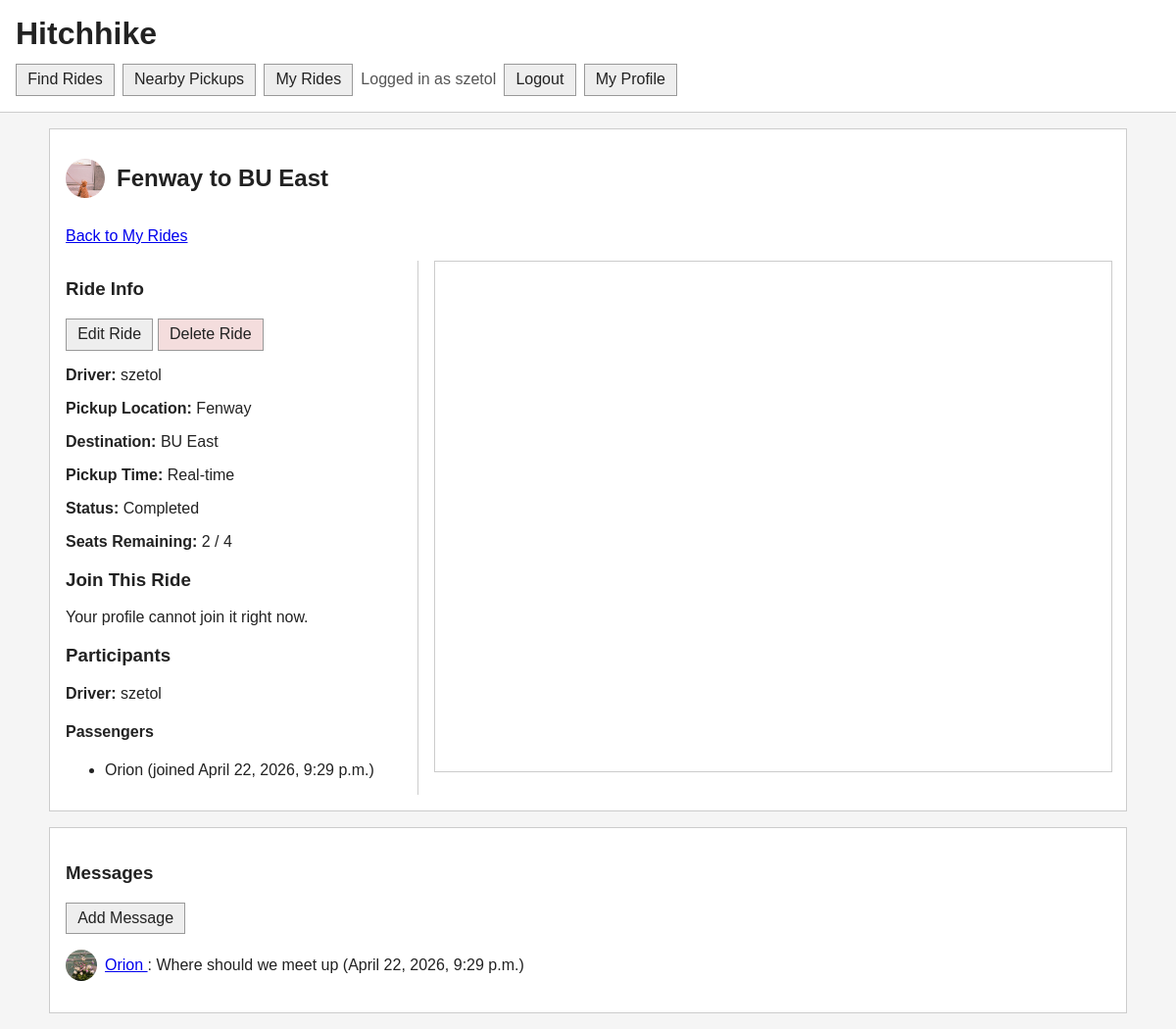
/campus_pickup/rides/23/ (signed in), run on the app's committed database.
### campus_pickup/models.py (models this page shows, shortened)
class Profile(models.Model):
    user = models.ForeignKey(User, on_delete=models.CASCADE)
    display_name = models.TextField(blank=False)
    bio_text = models.TextField(blank=True)
    profile_image_url = models.ImageField(
        "profile image",
        upload_to="campus_pickup/profile_images/",
        blank=True,
    )
    join_date = models.DateTimeField(auto_now_add=True)

class Ride(models.Model):
    REQUEST_TYPES = [
        ("reservation", "Reservation"),
        ("realtime", "Real-Time"),
    ]
    STATUS_CHOICES = [
        ("open", "Open"),
        ("accepted", "Accepted"),
        ("full", "Full"),
        ("completed", "Completed"),
        ("cancelled", "Cancelled"),
    ]
    creator = models.ForeignKey(
        Profile,
        on_delete=models.CASCADE,
        related_name="created_rides"
    )
    driver = models.ForeignKey(
        Profile,
        on_delete=models.SET_NULL,
        null=True,
        blank=True,
        related_name="driving_rides"
    )
    pickup_location = models.TextField(blank=False)
    destination = models.TextField(blank=False)
    pickup_latitude = models.FloatField(null=True, blank=True)
    pickup_longitude = models.FloatField(null=True, blank=True)
    destination_latitude = models.FloatField(null=True, blank=True)
    destination_longitude = models.FloatField(null=True, blank=True)
    pickup_time = models.DateTimeField(null=True, blank=True)
    request_type = models.CharField(max_length=20, choices=REQUEST_TYPES)
    status = models.CharField(
        max_length=20,
        choices=STATUS_CHOICES,
        default="open"
    )
    seat_capacity = models.IntegerField(default=4)
    created_at = models.DateTimeField(auto_now_add=True)
    def seats_taken(self):
        passenger_ids = set(
            RideParticipant.objects.filter(ride=self).values_list("passenger_id", flat=True)
        )
        occupied = len(passenger_ids)
        if self.driver and self.driver_id not in passenger_ids:
            occupied += 1
        return occupied
    def seats_remaining(self):
        return max(self.seat_capacity - self.seats_taken(), 0)

class RideParticipant(models.Model):
    ride = models.ForeignKey(Ride, on_delete=models.CASCADE)
    passenger = models.ForeignKey(Profile, on_delete=models.CASCADE)
    joined_at = models.DateTimeField(auto_now_add=True)

class RideMessage(models.Model):
    ride = models.ForeignKey(Ride, on_delete=models.CASCADE)
    sender = models.ForeignKey(Profile, on_delete=models.CASCADE)
    text = models.TextField(blank=False)
    timestamp = models.DateTimeField(auto_now_add=True)

### campus_pickup/views.py (the view)
# urls.py: path("rides/<int:pk>/", views.RideDetailView.as_view(), name="ride_detail"),
class RideDetailView(ProfileRequiredMixin, DetailView):
    model = Ride
    template_name = "campus_pickup/ride_detail.html"
    context_object_name = "ride"
    def get_context_data(self, **kwargs):
        context = super().get_context_data(**kwargs)
        context["participants"] = RideParticipant.objects.filter(ride=self.object).select_related(
            "passenger"
        )
        context["messages"] = RideMessage.objects.filter(ride=self.object).select_related(
            "sender"
        ).order_by("-timestamp")
        context["google_maps_api_key"] = settings.GOOGLE_MAPS_API_KEY
        my_profile = None
        already_joined = False
        if self.request.user.is_authenticated:
            my_profile = Profile.objects.filter(user=self.request.user).first()
            already_joined = RideParticipant.objects.filter(
                ride=self.object,
                passenger=my_profile,
            ).exists() if my_profile else False
        context["my_profile"] = my_profile
        context["already_joined"] = already_joined
        context["can_join_as_driver"] = (
            my_profile is not None
            and not already_joined
            and self.object.creator != my_profile
            and self.object.driver is None
        )
        context["can_join_as_passenger"] = (
            my_profile is not None
            and not already_joined
            and self.object.creator != my_profile
            and self.object.driver != my_profile
            and self.object.seats_remaining() > 0
            and (self.object.driver is not None or self.object.seats_remaining() > 1)
        )
        context["can_join"] = (
            context["can_join_as_driver"] or context["can_join_as_passenger"]
        )
        context["can_quit"] = (
            my_profile is not None
            and self.object.creator != my_profile
            and (already_joined or self.object.driver == my_profile)
            and self.object.status != "completed"
        )
        context["can_complete"] = (
            my_profile is not None
            and self.object.driver == my_profile
            and self.object.status != "completed"
        )
        context["can_view_messages"] = (
            already_joined
            or self.object.creator == my_profile
            or self.object.driver == my_profile
        )
        return context

### campus_pickup/views.py (called while the page is built)
    def dispatch(self, request, *args, **kwargs):
        if request.user.is_authenticated and not Profile.objects.filter(user=request.user).exists():
            return redirect("campus_pickup:profile_create")
        return super().dispatch(request, *args, **kwargs)

### campus_pickup/templates/campus_pickup/ride_detail.html (shortened to what this page needs)
{% extends "campus_pickup/base.html" %}
{% block content %}
<section class="panel">
    <div class="page-title">
        {% if my_profile.profile_image_url %}
        <img
            class="profile-avatar title-avatar"
            src="{{ my_profile.profile_image_url.url }}"
            alt="{{ my_profile.display_name }}"
        >
        {% endif %}
        <h2>{{ ride.pickup_location }} to {{ ride.destination }}</h2>
    </div>
    <p><a href="{% url 'campus_pickup:my_rides' %}">Back to My Rides</a></p>
    <div class="ride-detail-layout">
        <div class="ride-detail-left">
            <h3>Ride Info</h3>
            {% if ride.creator == my_profile %}
            <p>
                <a class="button-link" href="{% url 'campus_pickup:ride_update' ride.pk %}">Edit Ride</a>
                <a class="button-link danger-link" href="{% url 'campus_pickup:ride_delete' ride.pk %}">Delete Ride</a>
            </p>
            {% endif %}
            <p>
                <strong>Driver:</strong>
                {% if ride.driver %}
                {{ ride.driver.display_name }}
                {% else %}
                <span class="need-driver">Needs driver</span>
                {% endif %}
            </p>
            <p><strong>Pickup Location:</strong> {{ ride.pickup_location }}</p>
            <p><strong>Destination:</strong> {{ ride.destination }}</p>
            <p><strong>Pickup Time:</strong> {% if ride.pickup_time %}{{ ride.pickup_time }}{% else %}Real-time{% endif %}</p>
            <p><strong>Status:</strong> {{ ride.get_status_display }}</p>
            <p><strong>Seats Remaining:</strong> {{ ride.seats_remaining }} / {{ ride.seat_capacity }}</p>
            <h3>Join This Ride</h3>
            {% if can_join %}
            <form method="post" action="{% url 'campus_pickup:join_ride' ride.pk %}" class="filters">
                {% csrf_token %}
                {% if can_join_as_driver %}
                <label for="driver_seat_capacity">Total seats:</label>
                <input
                    id="driver_seat_capacity"
                    name="seat_capacity"
                    type="number"
                    min="{{ ride.seats_taken }}"
                    value="{{ ride.seat_capacity }}"
                >
                <button type="submit" name="join_role" value="driver">
                    Join as Driver
                </button>
                {% endif %}
                {% if can_join_as_passenger %}
                <button type="submit" name="join_role" value="passenger">
                    Join as Passenger
                </button>
                {% endif %}
            </form>
            {% elif already_joined %}
            <p>You have already joined this ride.</p>
            {% elif not user.is_authenticated %}
            <p><a href="{% url 'campus_pickup:login' %}?next={{ request.path }}">Log in</a> to join this ride.</p>
            {% elif not my_profile %}
            <p><a href="{% url 'campus_pickup:profile_create' %}">Create a profile</a> before joining rides.</p>
            {% elif ride.seats_remaining > 0 %}
            <p>Your profile cannot join it right now.</p>
            {% else %}
            <p>This ride is full. No more passengers can join.</p>
            {% endif %}
            <h3>Participants</h3>
            <p>
                <strong>Driver:</strong>
                {% if ride.driver %}
                {{ ride.driver.display_name }}
                {% else %}
                <span class="need-driver">Needs driver</span>
                {% endif %}
            </p>
            <h4>Passengers</h4>
            {% if participants %}
            <ul>
                {% for p in participants %}
                {% if p.passenger != ride.driver %}
                <li>
                    {{ p.passenger.display_name }}
                    (joined {{ p.joined_at }})
                </li>
                {% endif %}
                {% endfor %}
            </ul>
            {% else %}
            <p>No passengers have joined yet.</p>
            {% endif %}
        </div>
        <div class="ride-detail-map-area">
            {% if google_maps_api_key and ride.pickup_latitude and ride.pickup_longitude and ride.destination_latitude and ride.destination_longitude %}
            <div id="ride-detail-map" class="ride-map detail-map"></div>
            {% else %}
            <p>No map location saved for this ride.</p>
            {% endif %}
        </div>
    </div>
</section>
<section class="panel">
    <h3>Messages</h3>
    {% if can_view_messages %}
    <p>
        <a class="button-link" href="{% url 'campus_pickup:ride_message_create' ride.pk %}">
            Add Message
        </a>
    </p>
    <ul class="message-list">
        {% for m in messages %}
        <li class="message-row">
            {% if m.sender.profile_image_url %}
            <img
                class="profile-avatar message-avatar"
                src="{{ m.sender.profile_image_url.url }}"
                alt="{{ m.sender.display_name }}"
            >
            {% else %}
            <span class="message-avatar message-avatar-fallback">
                {{ m.sender.display_name|first }}
            </span>
            {% endif %}
            <span>
                <a href="{% url 'campus_pickup:message_detail' m.pk %}">
                    {{ m.sender.display_name }}
                </a>
                : {{ m.text }} ({{ m.timestamp }})
            </span>
        </li>
        {% empty %}
        <li>No messages.</li>
        {% endfor %}
    </ul>
    {% else %}
    <p>Join this ride to see and send messages.</p>
    {% endif %}
</section>
{% endblock %}

### campus_pickup/templates/campus_pickup/base.html (shortened to what this page needs)
{% load static %}
<!DOCTYPE html>
<html lang="en">
<head>
    <link rel="stylesheet" href="{% static 'styles/campus_pickup.css' %}?v=13">
</head>
<body>
    <header>
        <h1>Hitchhike</h1>
        <nav>
            {% if user.is_authenticated %}
            <a href="{% url 'campus_pickup:ride_list' %}">Find Rides</a>
            <a href="{% url 'campus_pickup:nearby_rides' %}">Nearby Pickups</a>
            <a href="{% url 'campus_pickup:my_rides' %}">My Rides</a>
            <span class="nav-status">Logged in as {{ user.username }}</span>
            <form method="post" action="{% url 'campus_pickup:logout' %}" class="nav-form">
                <button type="submit">Logout</button>
            </form>
            <a href="{% url 'campus_pickup:my_profile' %}">My Profile</a>
            {% else %}
            <a href="{% url 'campus_pickup:login' %}">Login</a>
            <a href="{% url 'campus_pickup:profile_create' %}">Create Account</a>
            {% endif %}
        </nav>
    </header>
    <main>
        {% block content %}
        {% endblock %}
    </main>
</body>
</html>

### static/styles/campus_pickup.css (style rules this page uses)
body { margin: 0; background: #f5f5f5; color: #222222; font-family: Arial, sans-serif; }
header { background: #ffffff; border-bottom: 1px solid #cccccc; padding: 1rem; }
header h1 { margin: 0 0 0.75rem 0; }
nav { display: flex; flex-wrap: wrap; gap: 0.5rem; align-items: center; }
nav a, .button-link, button { background: #eeeeee; border: 1px solid #999999; color: #222222; cursor: pointer; display: inline-block; font: inherit; padding: 0.4rem 0.7rem; text-decoration: none; }
.danger-link { background: #f4dddd; }
.nav-form { margin: 0; }
.nav-status, .help-text { color: #555555; }
main { max-width: 1100px; margin: 1rem auto; padding: 0 1rem; }
.panel { background: #ffffff; border: 1px solid #cccccc; margin-bottom: 1rem; padding: 1rem; }
.page-title { display: flex; align-items: center; gap: 0.75rem; }
.profile-avatar { width: 72px; height: 72px; border-radius: 50%; object-fit: cover; }
.page-title .title-avatar { width: 40px; height: 40px; }
.message-list { list-style: none; padding-left: 0; }
.message-row { display: flex; align-items: center; gap: 0.5rem; margin: 0.5rem 0; }
.message-avatar { width: 32px; height: 32px; flex: 0 0 auto; }
.ride-map { border: 1px solid #cccccc; height: 420px; width: 100%; }
.detail-map { height: 520px; }
.ride-detail-layout { display: grid; grid-template-columns: 360px 1fr; gap: 1rem; }
.ride-detail-left { border-right: 1px solid #cccccc; padding-right: 1rem; }
.ride-detail-map-area { min-width: 0; }

### data on the page
Profile: profile_image_url (picture)
Ride: pickup_location "Fenway", destination "BU East", driver.display_name "szetol", status "Completed", seats_remaining "2", seat_capacity "4"
RideParticipant: passenger.display_name "Orion", joined_at "April 22, 2026, 9:29 p.m."
RideMessage: sender.profile_image_url (picture), sender.display_name "Orion", text "Where should we meet up", timestamp "April 22, 2026, 9:29 p.m."

### other printed values
{{ user.username }} "szetol"
